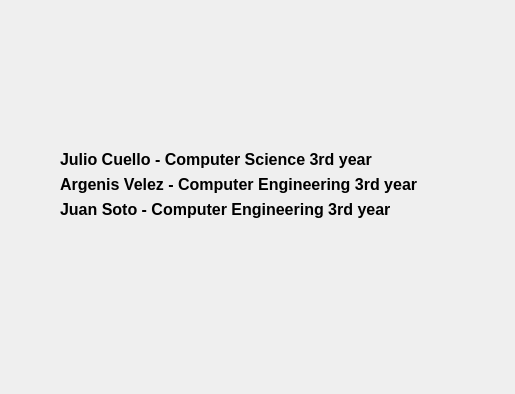
<?xml version="1.0" encoding="UTF-8"?>
<ui version="4.0">
 <class>about_widget</class>
 <widget class="QWidget" name="about_widget">
  <property name="geometry">
   <rect>
    <x>0</x>
    <y>0</y>
    <width>515</width>
    <height>394</height>
   </rect>
  </property>
  <property name="windowTitle">
   <string>About</string>
  </property>
  <widget class="QWidget" name="">
   <property name="geometry">
    <rect>
     <x>60</x>
     <y>150</y>
     <width>392</width>
     <height>71</height>
    </rect>
   </property>
   <layout class="QFormLayout" name="formLayout">
    <item row="0" column="0">
     <widget class="QLabel" name="label">
      <property name="font">
       <font>
        <pointsize>12</pointsize>
        <weight>75</weight>
        <bold>true</bold>
       </font>
      </property>
      <property name="text">
       <string>Julio Cuello - Computer Science 3rd year</string>
      </property>
     </widget>
    </item>
    <item row="1" column="0">
     <widget class="QLabel" name="label_2">
      <property name="font">
       <font>
        <pointsize>12</pointsize>
        <weight>75</weight>
        <bold>true</bold>
       </font>
      </property>
      <property name="text">
       <string>Argenis Velez - Computer Engineering 3rd year</string>
      </property>
     </widget>
    </item>
    <item row="2" column="0">
     <widget class="QLabel" name="label_3">
      <property name="font">
       <font>
        <pointsize>12</pointsize>
        <weight>75</weight>
        <bold>true</bold>
       </font>
      </property>
      <property name="text">
       <string>Juan Soto - Computer Engineering 3rd year</string>
      </property>
     </widget>
    </item>
   </layout>
  </widget>
 </widget>
 <resources/>
 <connections/>
</ui>
